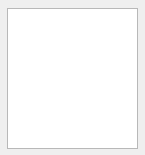
<?xml version="1.0" encoding="UTF-8"?>
<ui version="4.0">
 <class>QDlgDevice</class>
 <widget class="QDialog" name="QDlgDevice">
  <property name="geometry">
   <rect>
    <x>0</x>
    <y>0</y>
    <width>145</width>
    <height>155</height>
   </rect>
  </property>
  <property name="minimumSize">
   <size>
    <width>145</width>
    <height>155</height>
   </size>
  </property>
  <property name="maximumSize">
   <size>
    <width>145</width>
    <height>155</height>
   </size>
  </property>
  <property name="windowTitle">
   <string>USB设备</string>
  </property>
  <widget class="QListWidget" name="listWidget">
   <property name="geometry">
    <rect>
     <x>7</x>
     <y>8</y>
     <width>131</width>
     <height>141</height>
    </rect>
   </property>
   <property name="toolTip">
    <string>双击设备项，选中设备</string>
   </property>
  </widget>
 </widget>
 <resources/>
 <connections/>
</ui>
